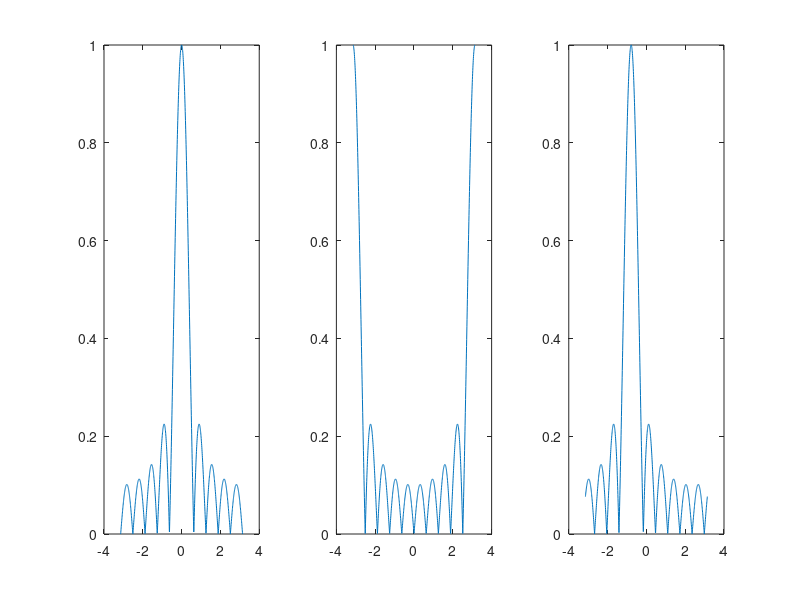

Recreate this plot in MATLAB.
clear all;
close all;
clc;
w = linspace(-pi,pi,1000);
H1 = (1 + exp(-1i*w) + exp(-2*1i*w) + exp(-3*1i*w) + exp(-4*1i*w) + exp(-5*1i*w) + exp(-6*1i*w) + exp(-7*1i*w) + exp(-8*1i*w) + exp(-9*1i*w))/10;
subplot(131);
plot(w,abs(H1));

H2 = (1 - exp(-1i*w) + exp(-2*1i*w) - exp(-3*1i*w) + exp(-4*1i*w) - exp(-5*1i*w) + exp(-6*1i*w) - exp(-7*1i*w) + exp(-8*1i*w) - exp(-9*1i*w))/10;
subplot(132);
plot(w,abs(H2));
h = ones(1,10)/10;
H = zeros(1,1000);
for b = 0:length(h)-1
    H = H + 0.1*exp(1i*(w+pi/4)*b);
end
subplot(133);
plot(w,abs(H));
